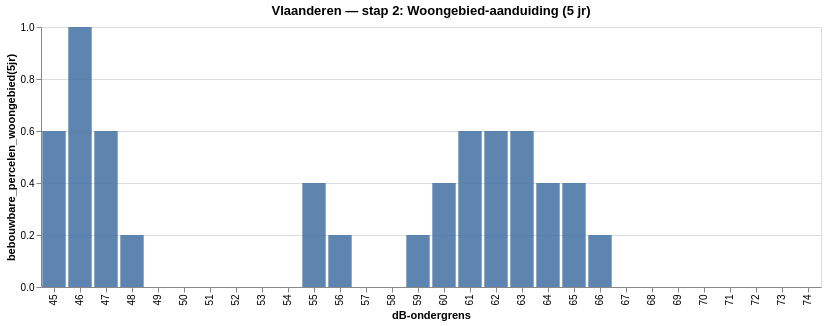

This figure's notebook cell:
### Code cell
from contour.notebook_viz import toon_staaf_per_contour

toon_staaf_per_contour(vla, 'bebouwbare_percelen_woongebied(5jr)', titel='Vlaanderen — stap 2: Woongebied-aanduiding (5 jr)')

### Figure 1 — Vega-Lite specification as saved in the notebook (floating-point values rounded to 4 significant figures)
{"config": {"view": {"continuousWidth": 300, "continuousHeight": 300}}, "data": {"name": "data-fa627043da1536537ad05292eeae63b1"}, "mark": {"type": "bar", "opacity": 0.9}, "encoding": {"tooltip": [{"field": "db_ondergrens", "title": "dB", "type": "ordinal"}, {"field": "waarde", "format": ",.4f", "title": "bebouwbare_percelen_woongebied(5jr)", "type": "quantitative"}, {"field": "reeks", "title": "indicator", "type": "nominal"}], "x": {"field": "db_ondergrens", "sort": ["45", "46", "47", "48", "49", "50", "51", "52", "53", "54", "55", "56", "57", "58", "59", "60", "61", "62", "63", "64", "65", "66", "67", "68", "69", "70", "71", "72", "73", "74"], "title": "dB-ondergrens", "type": "ordinal"}, "y": {"field": "waarde", "scale": {"zero": true}, "title": "bebouwbare_percelen_woongebied(5jr)", "type": "quantitative"}}, "height": 260, "title": "Vlaanderen — stap 2: Woongebied-aanduiding (5 jr)", "width": 780, "$schema": "https://vega.github.io/schema/vega-lite/v6.4.1.json", "datasets": {"data-fa627043da1536537ad05292eeae63b1": [{"db_ondergrens": "45", "waarde": 0.6, "reeks": "lden"}, {"db_ondergrens": "46", "waarde": 1.0, "reeks": "lden"}, {"db_ondergrens": "47", "waarde": 0.6, "reeks": "lden"}, {"db_ondergrens": "48", "waarde": 0.2, "reeks": "lden"}, {"db_ondergrens": "49", "waarde": 0.0, "reeks": "lden"}, {"db_ondergrens": "50", "waarde": 0.0, "reeks": "lden"}, {"db_ondergrens": "51", "waarde": 0.0, "reeks": "lden"}, {"db_ondergrens": "52", "waarde": 0.0, "reeks": "lden"}, {"db_ondergrens": "53", "waarde": 0.0, "reeks": "lden"}, {"db_ondergrens": "54", "waarde": 0.0, "reeks": "lden"}, {"db_ondergrens": "55", "waarde": 0.4, "reeks": "lden"}, {"db_ondergrens": "56", "waarde": 0.2, "reeks": "lden"}, {"db_ondergrens": "57", "waarde": 0.0, "reeks": "lden"}, {"db_ondergrens": "58", "waarde": 0.0, "reeks": "lden"}, {"db_ondergrens": "59", "waarde": 0.2, "reeks": "lden"}, {"db_ondergrens": "60", "waarde": 0.4, "reeks": "lden"}, {"db_ondergrens": "61", "waarde": 0.6, "reeks": "lden"}, {"db_ondergrens": "62", "waarde": 0.6, "reeks": "lden"}, {"db_ondergrens": "63", "waarde": 0.6, "reeks": "lden"}, {"db_ondergrens": "64", "waarde": 0.4, "reeks": "lden"}, {"db_ondergrens": "65", "waarde": 0.4, "reeks": "lden"}, {"db_ondergrens": "66", "waarde": 0.2, "reeks": "lden"}, {"db_ondergrens": "67", "waarde": 0.0, "reeks": "lden"}, {"db_ondergrens": "68", "waarde": 0.0, "reeks": "lden"}, {"db_ondergrens": "69", "waarde": 0.0, "reeks": "lden"}, {"db_ondergrens": "70", "waarde": 0.0, "reeks": "lden"}, {"db_ondergrens": "71", "waarde": 0.0, "reeks": "lden"}, {"db_ondergrens": "72", "waarde": 0.0, "reeks": "lden"}, {"db_ondergrens": "73", "waarde": 0.0, "reeks": "lden"}, {"db_ondergrens": "74", "waarde": 0.0, "reeks": "lden"}]}}
